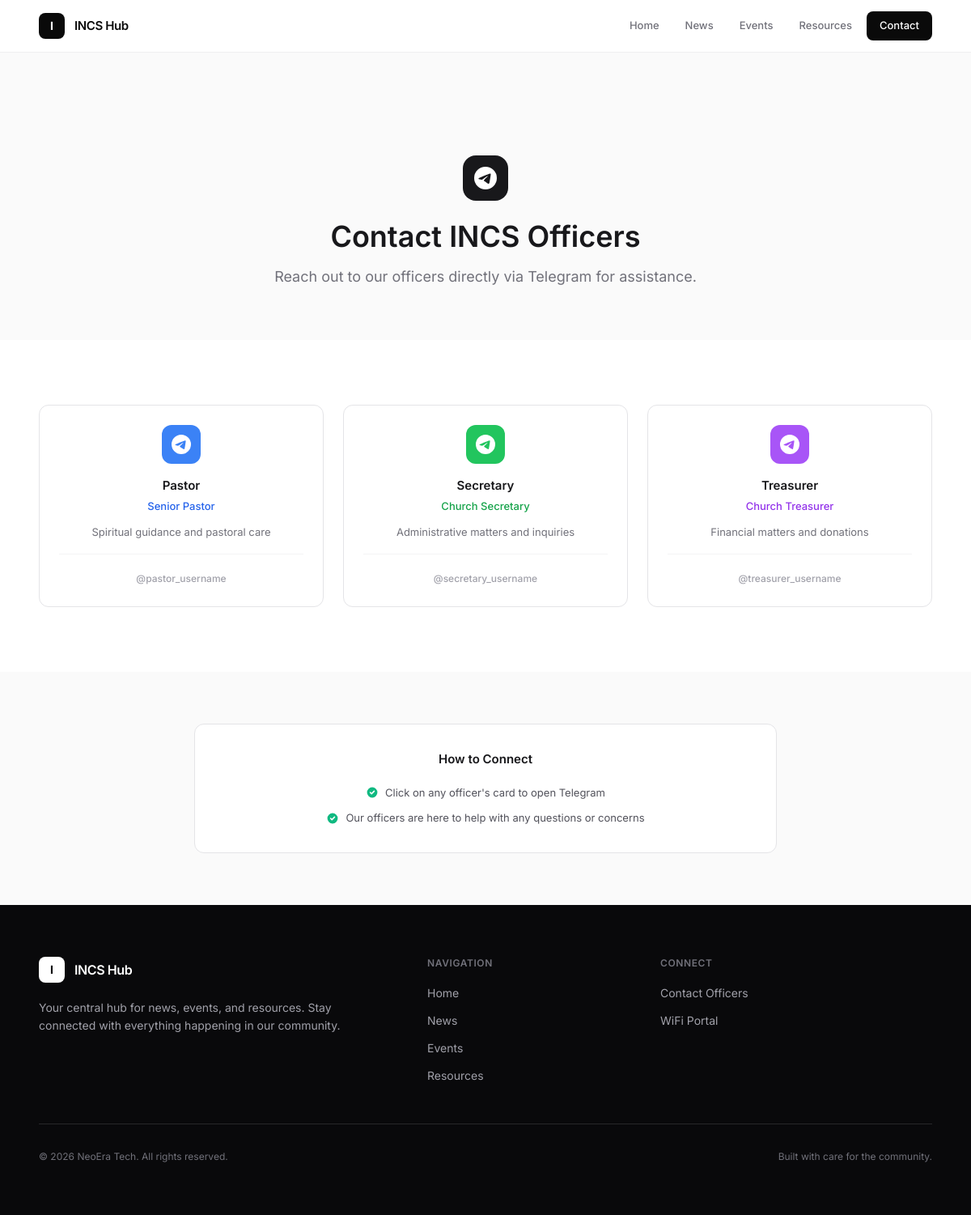
The app's page /public/telegram.php with its own data.
### tables this page shows
CREATE TABLE telegram_officers (
    id INT PRIMARY KEY AUTO_INCREMENT,
    name VARCHAR(100) NOT NULL,
    position VARCHAR(100) NOT NULL,
    telegram_username VARCHAR(50) NOT NULL,
    description TEXT,
    icon_color VARCHAR(20) DEFAULT 'blue',
    display_order INT DEFAULT 0,
    is_active BOOLEAN DEFAULT true,
    created_at TIMESTAMP DEFAULT CURRENT_TIMESTAMP,
    updated_at TIMESTAMP DEFAULT CURRENT_TIMESTAMP ON UPDATE CURRENT_TIMESTAMP
);

### includes/config.php (called while the page is built, shortened)
<?php
class Database {
    private $connection;
    public function __construct() {
        try {
            $dsn = "mysql:host=" . DB_HOST . ";port=" . DB_PORT . ";dbname=" . DB_NAME . ";charset=" . DB_CHARSET;
            $options = [
                PDO::ATTR_ERRMODE => PDO::ERRMODE_EXCEPTION,
                PDO::ATTR_DEFAULT_FETCH_MODE => PDO::FETCH_ASSOC,
                PDO::ATTR_EMULATE_PREPARES => false,
                PDO::MYSQL_ATTR_INIT_COMMAND => "SET NAMES " . DB_CHARSET,
                PDO::MYSQL_ATTR_SSL_VERIFY_SERVER_CERT => false,
            ];
            if (DB_HOST !== 'localhost' && DB_HOST !== '127.0.0.1') {
                $options[PDO::MYSQL_ATTR_SSL_CA] = true;
            }
            $this->connection = new PDO($dsn, DB_USER, DB_PASS, $options);
        } catch (PDOException $e) {
            error_log("Database connection failed: " . $e->getMessage());
            die("Database connection failed. Please check your configuration.");
        }
    }
    public function query($sql, $params = []) {
        try {
            $stmt = $this->connection->prepare($sql);
            $stmt->execute($params);
            return $stmt;
        } catch (PDOException $e) {
            error_log("Database query failed: " . $e->getMessage());
            return false;
        }
    }
}
$db = new Database();
?>

### public/telegram.php (the view, shortened to what this page needs)
<?php
require_once __DIR__ . '/../includes/config.php';
try {
    $stmt = $db->query("SELECT * FROM telegram_officers WHERE is_active = 1 ORDER BY display_order ASC, name ASC");
    $officers = $stmt->fetchAll(PDO::FETCH_ASSOC);
} catch (PDOException $e) {
    $officers = [];
}
include __DIR__ . '/../includes/header.php';
?>
<section class="pt-32 pb-16 bg-zinc-50">
    <div class="max-w-4xl mx-auto px-6 text-center">
        <div class="inline-flex items-center justify-center w-14 h-14 bg-zinc-900 text-white rounded-2xl mb-6">
        </div>
        <h1 class="text-3xl md:text-4xl font-semibold text-zinc-900 mb-4">Contact INCS Officers</h1>
        <p class="text-zinc-500 text-lg max-w-xl mx-auto">
            Reach out to our officers directly via Telegram for assistance.
        </p>
    </div>
</section>
<section class="py-20 bg-white">
    <div class="max-w-6xl mx-auto px-6">
        <?php if (empty($officers)): ?>
        <div class="text-center py-16">
            <div class="w-14 h-14 bg-zinc-100 text-zinc-400 rounded-2xl flex items-center justify-center mx-auto mb-4">
                <svg class="w-7 h-7" fill="none" stroke="currentColor" viewBox="0 0 24 24">
                    <path stroke-linecap="round" stroke-linejoin="round" stroke-width="1.5" d="M17 20h5v-2a3 3 0 00-5.356-1.857M17 20H7m10 0v-2c0-.656-.126-1.283-.356-1.857M7 20H2v-2a3 3 0 015.356-1.857M7 20v-2c0-.656.126-1.283.356-1.857m0 0a5.002 5.002 0 019.288 0M15 7a3 3 0 11-6 0 3 3 0 016 0z"/>
                </svg>
            </div>
            <h3 class="text-lg font-semibold text-zinc-900 mb-1">No Officers Available</h3>
            <p class="text-zinc-400 text-sm">Officer contact information will be displayed here once configured.</p>
        </div>
        <?php else: ?>
        <div class="grid grid-cols-1 md:grid-cols-2 lg:grid-cols-3 gap-6">
            <?php foreach ($officers as $officer): ?>
            <a href="https://t.me/<?php echo htmlspecialchars($officer['telegram_username']); ?>"
               target="_blank" rel="noopener noreferrer"
               class="group bg-white border border-zinc-200 rounded-xl p-6 text-center hover:border-zinc-300 hover:shadow-lg hover:-translate-y-0.5 transition-all duration-300">
                <div class="w-12 h-12 bg-<?php echo htmlspecialchars($officer['icon_color']); ?>-500 text-white rounded-xl flex items-center justify-center mx-auto mb-4 group-hover:scale-105 transition-transform">
                </div>
                <h3 class="text-[15px] font-semibold text-zinc-900 mb-1"><?php echo htmlspecialchars($officer['name']); ?></h3>
                <p class="text-[13px] font-medium text-<?php echo htmlspecialchars($officer['icon_color']); ?>-600 mb-3"><?php echo htmlspecialchars($officer['position']); ?></p>
                <p class="text-zinc-500 text-[13px] leading-relaxed"><?php echo htmlspecialchars($officer['description']); ?></p>
                <div class="mt-4 pt-4 border-t border-zinc-100">
                    <span class="text-[12px] text-zinc-400 font-medium group-hover:text-<?php echo htmlspecialchars($officer['icon_color']); ?>-600 transition-colors">
                        @<?php echo htmlspecialchars($officer['telegram_username']); ?>
                    </span>
                </div>
            </a>
            <?php endforeach; ?>
        </div>
        <?php endif; ?>
    </div>
</section>
<section class="py-16 bg-zinc-50">
    <div class="max-w-3xl mx-auto px-6 text-center">
        <div class="bg-white border border-zinc-200 rounded-xl p-8">
            <h3 class="text-[15px] font-semibold text-zinc-900 mb-5">How to Connect</h3>
            <div class="space-y-3 text-zinc-600">
                <p class="flex items-center justify-center text-[13px]">
                    <svg class="w-4 h-4 mr-2 flex-shrink-0 text-emerald-500" fill="currentColor" viewBox="0 0 20 20">
                        <path fill-rule="evenodd" d="M10 18a8 8 0 100-16 8 8 0 000 16zm3.707-9.293a1 1 0 00-1.414-1.414L9 10.586 7.707 9.293a1 1 0 00-1.414 1.414l2 2a1 1 0 001.414 0l4-4z" clip-rule="evenodd"/>
                    </svg>
                    Click on any officer's card to open Telegram
                </p>
                <p class="flex items-center justify-center text-[13px]">
                    <svg class="w-4 h-4 mr-2 flex-shrink-0 text-emerald-500" fill="currentColor" viewBox="0 0 20 20">
                        <path fill-rule="evenodd" d="M10 18a8 8 0 100-16 8 8 0 000 16zm3.707-9.293a1 1 0 00-1.414-1.414L9 10.586 7.707 9.293a1 1 0 00-1.414 1.414l2 2a1 1 0 001.414 0l4-4z" clip-rule="evenodd"/>
                    </svg>
                    Our officers are here to help with any questions or concerns
                </p>
            </div>
        </div>
    </div>
</section>
<?php include __DIR__ . '/../includes/footer.php'; ?>

### includes/header.php (style rules this page uses)
* { font-family: 'Inter', system-ui, -apple-system, sans-serif; }
html { scroll-behavior: smooth; }

### records on screen
telegram_officers: name "Pastor", position "Senior Pastor", description "Spiritual guidance and pastoral care", telegram_username "pastor_username"
telegram_officers: name "Secretary", position "Church Secretary", description "Administrative matters and inquiries", telegram_username "secretary_username"
telegram_officers: name "Treasurer", position "Church Treasurer", description "Financial matters and donations", telegram_username "treasurer_username"
